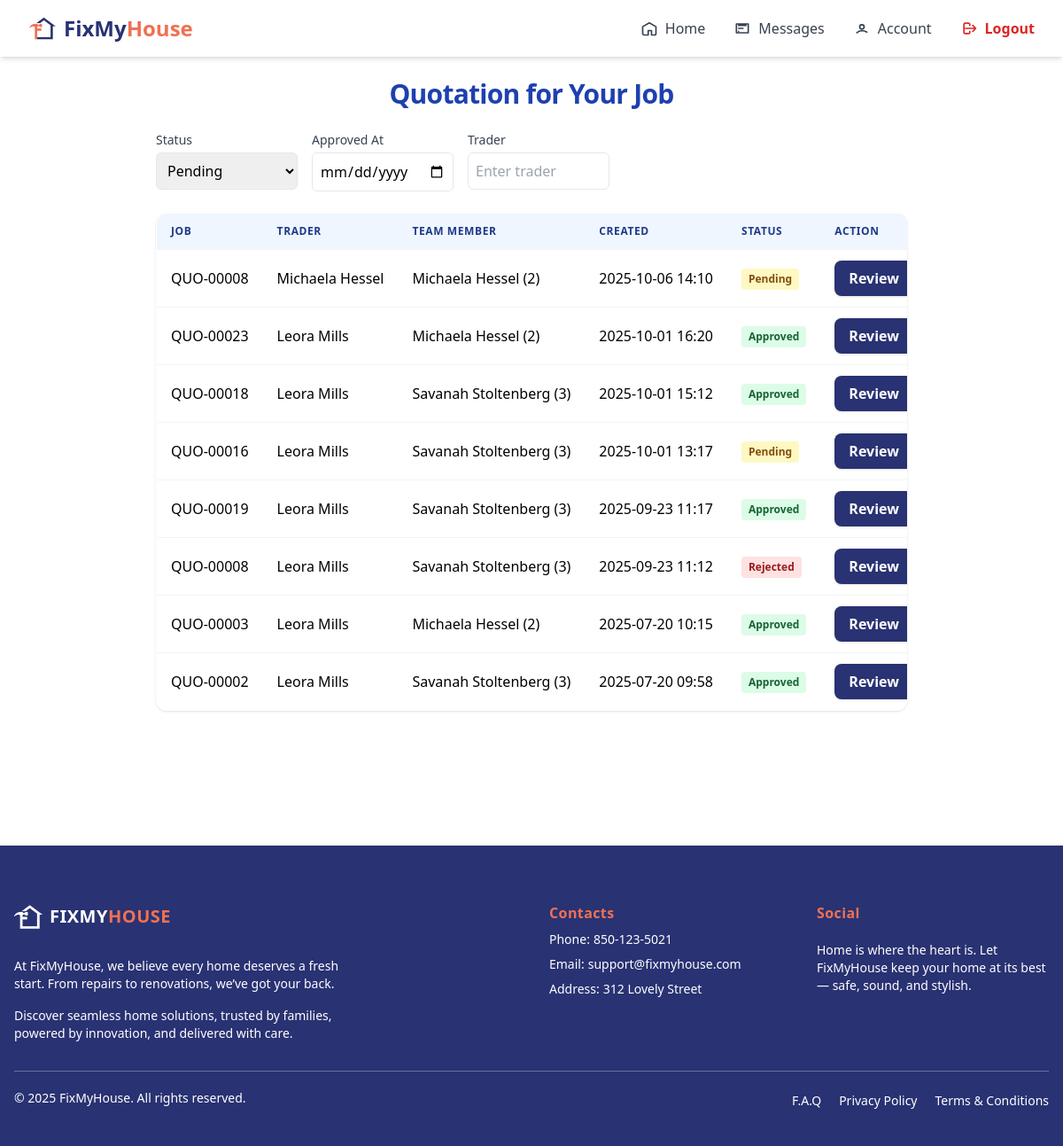
Before: /agent/bids/ (signed in) with the older database file.
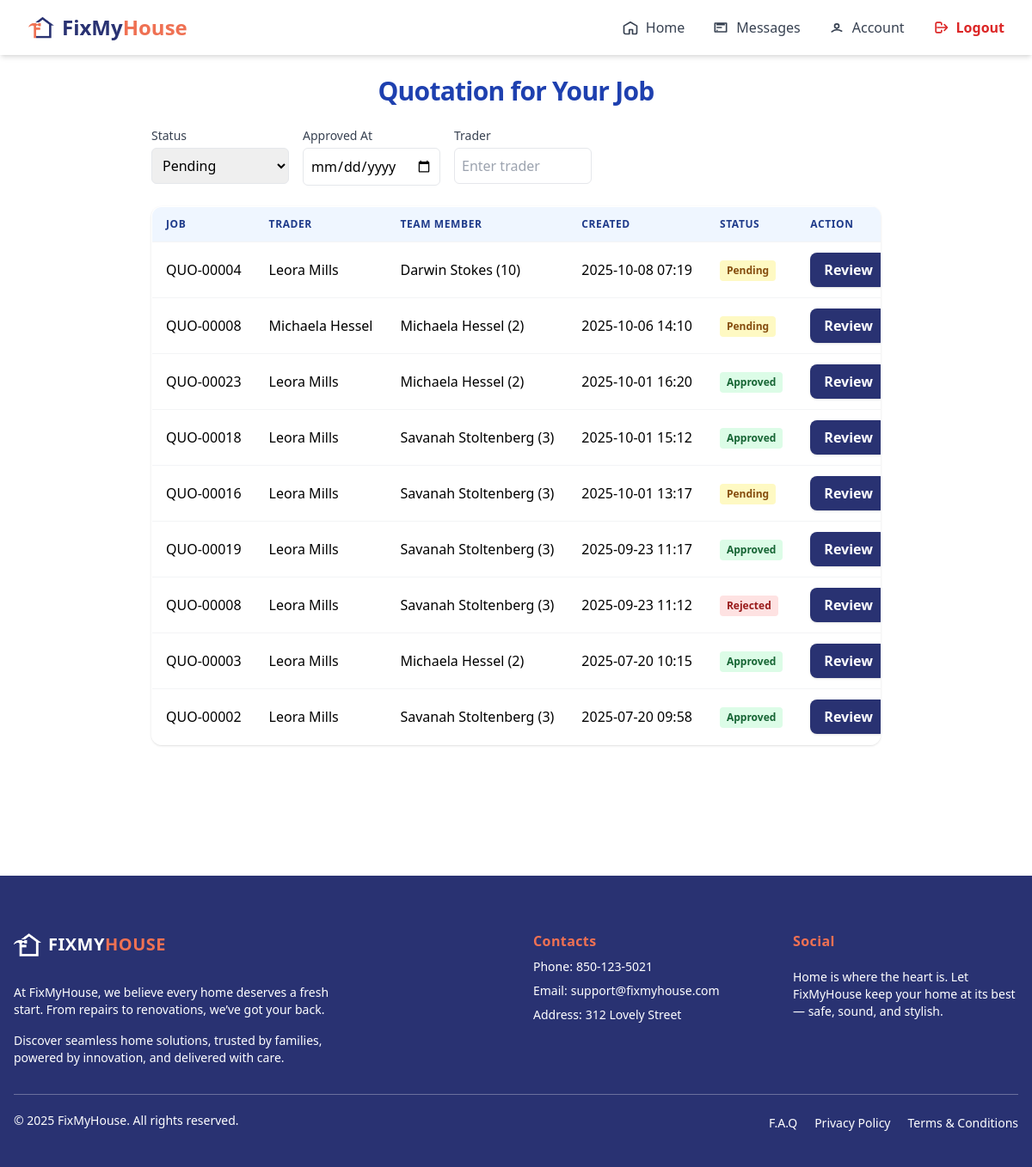
After: the same page with the newer database file.
### trader/models/biddingTrader.py (models this page shows, shortened)
class Bidding(models.Model):
    trader = models.ForeignKey(TraderRegistration, on_delete=models.CASCADE, related_name='bid_trader')
    agent = models.ForeignKey(AgentRegister, on_delete=models.SET_NULL, null=True, blank=True, related_name='bid_agent')
    jobs = models.ForeignKey(Jobs, on_delete=models.SET_NULL, null=True, blank=True, related_name='jobs_related')
    team_member = models.ForeignKey(TeamMember, on_delete=models.SET_NULL, null=True, blank=True, related_name='teams_related')
    labour_per_hour = models.DecimalField(max_digits=10, decimal_places=2, null=True, blank=True)
    callout_rate = models.DecimalField(max_digits=10, decimal_places=2, null=True, blank=True)
    parts_qty = models.PositiveIntegerField(default=0)
    parts_unit_price = models.DecimalField(max_digits=10, decimal_places=2, default=0)
    hours = models.DecimalField(max_digits=5, decimal_places=2, default=0)
    appliance_model_price = models.DecimalField(max_digits=10, decimal_places=2, default=0)
    appliance_model = models.CharField(max_length=100, blank=True, null=True)
    notes = models.TextField(blank=True, null=True)
    created_at = models.DateTimeField(auto_now_add=True)
    start_date = models.DateTimeField(blank=True, null=True)
    end_date = models.DateTimeField(blank=True, null=True)
    is_approved = models.BooleanField(null=True, blank=True, default=None, help_text="None=pending, True=approved, False=rejected")
    is_active = models.BooleanField(null=True, blank=True, default=True)
    approved_at = models.DateField(auto_now_add=True, null=True, blank=True)
    approved_by = models.ForeignKey(AgentRegister, on_delete=models.SET_NULL, null=True, blank=True, related_name='approved_bids')
    approval_notes = models.TextField(blank=True, null=True)

### trader/models/jobs.py (models this page shows, shortened)
class Jobs(models.Model):
    agent = models.ForeignKey(AgentRegister, on_delete=models.CASCADE, related_name='jobs_agent')
    trader = models.ForeignKey(TraderRegistration, on_delete=models.SET_NULL, null=True, blank=True, related_name='jobs_trader')
    property = models.ForeignKey(Property, on_delete=models.SET_NULL, null=True, blank=True, related_name='jobs_property')
    STATUS_CHOICES = [
        ('quoted', 'Quoted'),
        ('confirmed', 'Confirmed'),
        ('approved', 'Approved'),
        ('scheduled', 'Scheduled'),
    ]
    address = models.TextField(blank=True, null=True)
    category = models.ForeignKey(Services, on_delete=models.SET_NULL, null=True, blank=True, related_name='category_services')
    renter = models.CharField(max_length=100, null=True, blank=True)
    priority = models.BooleanField(default=False)  # True = High Priority
    job_code = models.CharField(max_length=20, unique=True)
    notes = models.TextField()
    status = models.CharField(max_length=20, choices=STATUS_CHOICES, default='quoted')
    bid_status = models.CharField(max_length=20, choices=[('open', 'Open'), ('closed', 'Closed')], default='open')
    bid_count = models.IntegerField(default=0)
    quoted_at = models.DateField(default=timezone.now)
    confirmed_at = models.DateField(null=True, blank=True)
    approved_at = models.DateField(null=True, blank=True)
    scheduled_at = models.DateField(null=True, blank=True)
    is_active = models.BooleanField(null=True, blank=True, default=True)
    start_date = models.DateField(null=True, blank=True)
    end_date = models.DateField(null=True, blank=True)
    issue_found_at = models.DateField(null=True, blank=True)
    renter_availability = models.DateField(null=True, blank=True)
    issue_been_fixed_before = models.BooleanField(default=False)
    def __str__(self):
        return self.job_code

### trader/models/registerTrader.py (models this page shows, shortened)
class TraderRegistration(models.Model):
    user = models.OneToOneField(User, on_delete=models.CASCADE, null=True, blank=True)
    name = models.CharField(max_length=255)
    email = models.EmailField()
    phone = models.CharField(max_length=50)
    password = models.CharField(max_length=255, null=True, blank=True)
    isAdmin = models.BooleanField(default=False)
    isDirector = models.BooleanField(default=True)
    isTeamMember = models.BooleanField(default=False)
    COMPANY_TYPE_CHOICES = [
        ('sole_trader', 'Sole Trader'),
        ('company', 'Company'),
    ]
    INDUSTRIES_CHOICES = [
        ('air_conditioning', 'Air Conditioning'),
        ('cleaning', 'Cleaning'),
        ('electrical', 'Electrical'),
        ('gardening', 'Gardening'),
        ('general_merchandise', 'General Merchandise'),
        ('glazing', 'Glazing'),
        ('pest_control', 'Pest Control'),
        ('plumbing-gas', 'Plumbing / Gas'),
        ('tree_cutting', 'Tree Cutting'),
        ('steel_works', 'Steel Works'),
    ]
    company_type = models.CharField(max_length=100, choices=COMPANY_TYPE_CHOICES, default='company')
    company_name = models.CharField(max_length=255, blank=True, null=True)
    company_address = models.CharField(max_length=255, blank=True, null=True)
    company_email = models.EmailField(blank=True, null=True)
    company_landline = models.CharField(max_length=50, blank=True, null=True)
    gst_registered = models.BooleanField(default=False)
    abn = models.CharField(max_length=20, blank=True, null=True)
    industry = models.CharField(max_length=100, choices=INDUSTRIES_CHOICES, blank=True, null=True)
    state = models.CharField(max_length=100, blank=True)
    municipality = models.CharField(max_length=100, blank=True)
    city = models.CharField(max_length=100, blank=True)
    address_line_1 = models.CharField(max_length=255, blank=True, null=True)
    address_line_2 = models.CharField(max_length=255, blank=True, null=True)
    postal_code = models.CharField(max_length=20, blank=True)
    def __str__(self):
        return self.name

### trader/models/teamMember.py (models this page shows)
class TeamMember(models.Model):
    user = models.OneToOneField(User, on_delete=models.CASCADE, null=True, blank=True)
    trader = models.ForeignKey(TraderRegistration,
        on_delete=models.CASCADE, related_name='team_members')
    teamName = models.CharField(max_length=255)
    position = models.CharField(max_length=100)
    labour_rate_per_hour = models.DecimalField(max_digits=8, decimal_places=2, null=True, blank=True)
    callout_rate = models.DecimalField(max_digits=8, decimal_places=2, null=True, blank=True)
    contact_number = models.CharField(max_length=50, blank=True)
    email = models.EmailField(blank=True)
    active_postal_codes = models.CharField(max_length=255, blank=True)  # Comma-separated
    holidays = models.JSONField(blank=True, default=list) # Store as comma-separated dates or JSON
    time_in = models.TimeField(null=True, blank=True)
    time_out = models.TimeField(null=True, blank=True)
    IsWorkInHoliday = models.BooleanField(default=False)
    holidayTime_in = models.TimeField(null=True, blank=True)
    holidayTime_out = models.TimeField(null=True, blank=True)
    def __str__(self):
        return f"{self.teamName} ({self.id})"

### agent/views/biddingList.py (the view)
# urls.py: path('bids/', AgentBidListView.as_view(), name='agent_bid_list'),
@method_decorator([login_required, agent_required], name='dispatch')
class AgentBidListView(ListView):
    model = Bidding
    template_name = 'components/home/agent_bid_list.html'
    context_object_name = 'bids'
    def get_queryset(self):
        queryset = super().get_queryset()
        queryset = queryset.filter(is_active=True)
        trader = self.request.GET.get('trader')
        is_approved = self.request.GET.get('status')
        approved_at = self.request.GET.get('approved_at')
        if trader:
            queryset = queryset.filter(trader__name__icontains=trader)
        if approved_at:
            queryset = queryset.filter(approved_at=approved_at)
        if is_approved == 'true':
            queryset = queryset.filter(is_approved=True)
        elif is_approved == 'false':
            queryset = queryset.filter(is_approved=False)
        elif is_approved == '':
            queryset = queryset.filter(is_approved__isnull=True)
        return queryset.order_by('-created_at')
    def get_context_data(self, **kwargs):
        context = super().get_context_data(**kwargs)
        context['status_options'] = {
            '': 'Pending',
            'true': 'Approved',
            'false': 'Rejected',
        }
        context['filter_trader'] = self.request.GET.get('trader', '')
        context['filter_is_approved'] = self.request.GET.get('status', '')
        context['filter_approved_at'] = self.request.GET.get('approved_at', '')
        return context

### agent/templates/components/home/agent_bid_list.html (shortened to what this page needs)
{% extends "baseAgent.html" %}
{% block content %}
{% include 'components/home/navigatorBaseAgent.html' %}
<main class="max-w-4xl mx-auto p-4 sm:p-6 mb-[8rem] flex-1 w-full">
  <h2 class="text-2xl sm:text-3xl font-bold text-blue-800 mb-6 text-center tracking-tight">Quotation for Your Job</h2>
  <form method="GET" class="mb-6">
    <div class="flex flex-col md:flex-row gap-4">
      <div>
        <label for="status" class="block text-sm font-medium text-gray-700">Status</label>
        <select name="status" id="status" class="mt-1 p-2 border rounded-md w-full md:w-40" onchange="this.form.submit()">
          {% for key, label in status_options.items %}
            <option value="{{ key }}" {% if key == filter_is_approved %}selected{% endif %}>{{ label }}</option>
          {% endfor %}
      </select>
      </div>
      <div>
        <label for="priority" class="block text-sm font-medium text-gray-700">Approved At</label>
        <input type="date" name="approved_at" id="approved_at" class="mt-1 p-2 border rounded-md w-full md:w-40" value="{{ filter_approved_at }}" onchange="this.form.submit()">
      </div>
      <div>
        <label for="trader" class="block text-sm font-medium text-gray-700">Trader</label>
        <input type="text" name="trader" id="trader" value="{{ filter_trader }}"
          class="mt-1 p-2 border rounded-md w-full md:w-40"
          placeholder="Enter trader"
          onchange="this.form.submit()">
      </div>
    </div>
  </form>
  <div class="space-y-4">
      <div class="hidden lg:block overflow-x-auto rounded-xl shadow">
        <table class="min-w-full bg-white border border-gray-200 rounded-xl overflow-hidden">
          <thead class="bg-blue-50">
            <tr>
              <th class="px-4 py-3 text-left text-xs font-semibold text-blue-900 uppercase tracking-wider">Job</th>
              <th class="px-4 py-3 text-left text-xs font-semibold text-blue-900 uppercase tracking-wider">Trader</th>
              <th class="px-4 py-3 text-left text-xs font-semibold text-blue-900 uppercase tracking-wider">Team Member</th>
              <th class="px-4 py-3 text-left text-xs font-semibold text-blue-900 uppercase tracking-wider">Created</th>
              <th class="px-4 py-3 text-left text-xs font-semibold text-blue-900 uppercase tracking-wider">Status</th>
              <th class="px-4 py-3 text-left text-xs font-semibold text-blue-900 uppercase tracking-wider">Action</th>
            </tr>
          </thead>
          <tbody>
            {% for bid in bids %}
            <tr class="border-t border-gray-100 hover:bg-blue-50 transition">
              <td class="px-4 py-3 whitespace-nowrap">{{ bid.jobs }}</td>
              <td class="px-4 py-3 whitespace-nowrap">{{ bid.trader }}</td>
              <td class="px-4 py-3 whitespace-nowrap">{{ bid.team_member }}</td>
              <td class="px-4 py-3 whitespace-nowrap">{{ bid.created_at|date:"Y-m-d H:i" }}</td>
              <td class="px-4 py-3">
                {% if bid.is_approved is None %}
                  <span class="inline-block px-2 py-1 text-xs font-semibold rounded bg-yellow-100 text-yellow-800">Pending</span>
                {% elif bid.is_approved %}
                  <span class="inline-block px-2 py-1 text-xs font-semibold rounded bg-green-100 text-green-800">Approved</span>
                {% else %}
                  <span class="inline-block px-2 py-1 text-xs font-semibold rounded bg-red-100 text-red-800">Rejected</span>
                {% endif %}
              </td>
              <td class="px-4 py-3">
                <a href="{% url 'bidding_approval' bid.pk %}" class="inline-block bg-[#293272] text-white px-4 py-2 rounded-lg font-semibold hover:bg-[#162060] shadow transition">Review</a>
              </td>
            </tr>
            {% empty %}
            <tr><td colspan="6" class="text-center py-4">No bids found.</td></tr>
            {% endfor %}
          </tbody>
        </table>
      </div>
    </div>
</main>
{% include 'components/footerAgent.html' %}
{% endblock %}

Changed rows visible on the page:
added Bidding: jobs "QUO-00004", trader "Leora Mills", team_member "Darwin Stokes (10)", created_at "2025-10-08 07:19", shows "Pending"
